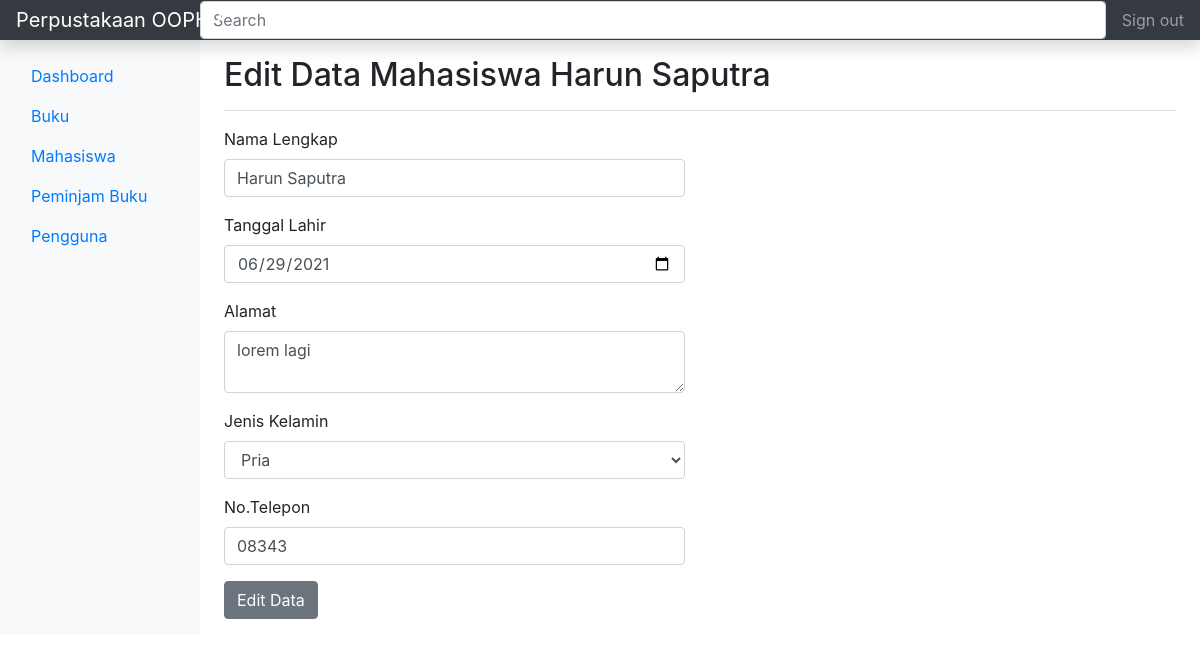
The page /page/theme-backend.php?page=anggota&act=edit&id=6 (signed in) on the database its author committed.
### tables this page shows
CREATE TABLE `anggota` (
  `id_anggota` int(11) NOT NULL,
  `id_user` int(11) DEFAULT NULL,
  `tgl_lahir` date DEFAULT NULL,
  `alamat` text DEFAULT NULL,
  `jk` varchar(1) DEFAULT NULL,
  `no_hp` char(20) DEFAULT NULL
);

CREATE TABLE `user` (
  `id_user` int(11) NOT NULL,
  `nama` varchar(255) NOT NULL,
  `username` varchar(255) NOT NULL,
  `password` varchar(255) NOT NULL,
  `level` int(1) NOT NULL
);

### config/database.php (called while the page is built, shortened)
<?php
class Database{
   public $host = "localhost";
   public $username = "root";
   public $password = "";
   public $database = "app_perpustakaan_oop";
   function __construct(){
      $this->koneksi = new mysqli($this->host, $this->username, $this->password,$this->database);
   }
}

### config/anggota.php (called while the page is built, shortened)
<?php
require 'database.php';
class Anggota extends Database
{
   function getByIdMember($id_anggota)
   {
      $query = mysqli_query($this->koneksi,"SELECT * FROM anggota INNER JOIN user ON anggota.id_user = user.id_user WHERE id_anggota = '$id_anggota'");
      return $query->fetch_assoc();
   }
}

### page/backend/anggota/edit-anggota.php (the view, shortened to what this page needs)
<?php
require '../config/anggota.php';
$db = new Anggota();
$id_anggota = $_GET['id'];
if(!is_null($id_anggota))
{
   $anggota = $db->getByIdMember($id_anggota);
}
else
{
   echo "<script>alert('Id tidak ditemukan, periksa kembali.');window.location='?page=anggota';</script>";
}
?>
<div class="d-flex justify-content-between flex-wrap flex-md-nowrap align-items-center pt-3 pb-2 mb-3 border-bottom">
<h1 class="h2">Edit Data Mahasiswa <?= $anggota['nama'] ?></h1>
</div>
<form action="" method="post">
   <div class="row">
      <div class="col-md-6">
         <div class="form-group">
            <label for="nama">Nama Lengkap</label>
            <input type="text" name="nama" id="nama" class="form-control" required autofocus="on" value="<?= $anggota['nama'] ?>">
         </div>
         <div class="form-group">
            <label for="tgl_lahir">Tanggal Lahir</label>
            <input type="date" name="tgl_lahir" id="tgl_lahir" class="form-control" required value="<?= $anggota['tgl_lahir'] ?>">
         </div>
         <div class="form-group">
            <label for="alamat">Alamat</label>
            <textarea name="alamat" id="alamat" class="form-control"><?= $anggota['alamat'] ?></textarea>
         </div>
         <div class="form-group">
            <label for="jk">Jenis Kelamin</label>
            <select name="jk" id="jk" class="form-control">
               <option value="L" <?= ($anggota['jk'] === 'L' ? 'selected' : '') ?>>Pria</option>
            </select>
         </div>
         <div class="form-group">
            <label for="no_hp">No.Telepon</label>
            <input type="number" name="no_hp" id="no_hp" class="form-control" required value="<?= $anggota['no_hp'] ?>">
         </div>
         <div class="form-group">
            <button type="submit" name="edit" class="btn btn-secondary">Edit Data</button>
         </div>
      </div>
   </div>
</form>

### rows shown on the page
anggota: id_user.nama "Harun Saputra", nama "Harun Saputra", tgl_lahir "06/29/2021", alamat "lorem lagi", jk "Pria", no_hp "08343"
